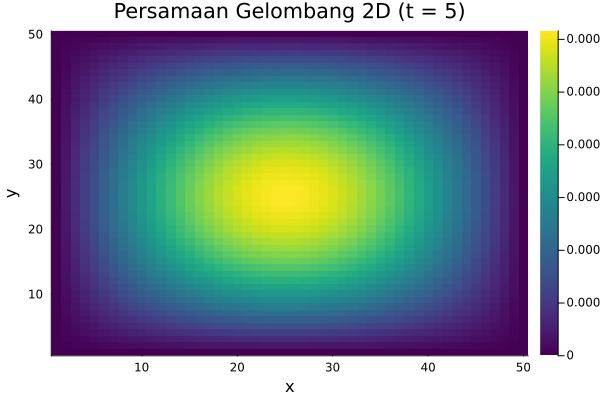

The script that saved this image:
# wave_equation_2d.jl
using DifferentialEquations, Plots

# Definisi PDE: ∂²u/∂t² = c²(∂²u/∂x² + ∂²u/∂y²)
function wave_equation!(du, u, p, t)
    c, dx, dy = p
    Nx, Ny = size(u)
    for i in 2:Nx-1, j in 2:Ny-1
        du[i,j] = c^2 * (
            (u[i+1,j] - 2u[i,j] + u[i-1,j])/dx^2 +
            (u[i,j+1] - 2u[i,j] + u[i,j-1])/dy^2
        )
    end
end

# Parameter simulasi
c = 1.0       # Kecepatan gelombang
Lx, Ly = 10.0, 10.0  # Dimensi domain
Nx, Ny = 50, 50      # Jumlah grid
dx, dy = Lx/Nx, Ly/Ny
u0 = zeros(Nx, Ny)
u0[Nx÷2, Ny÷2] = 1.0  # Pulsa awal di tengah domain

# Solusi numerik
tspan = (0.0, 5.0)
p = (c, dx, dy)
prob = ODEProblem(wave_equation!, u0, tspan, p)
sol = solve(prob, Tsit5(), saveat=0.5)

# Plot hasil di t = 5.0
heatmap(sol(5.0), title="Persamaan Gelombang 2D (t = 5)", 
       xlabel="x", ylabel="y", c=:viridis)
savefig("wave_equation_2d.png")
